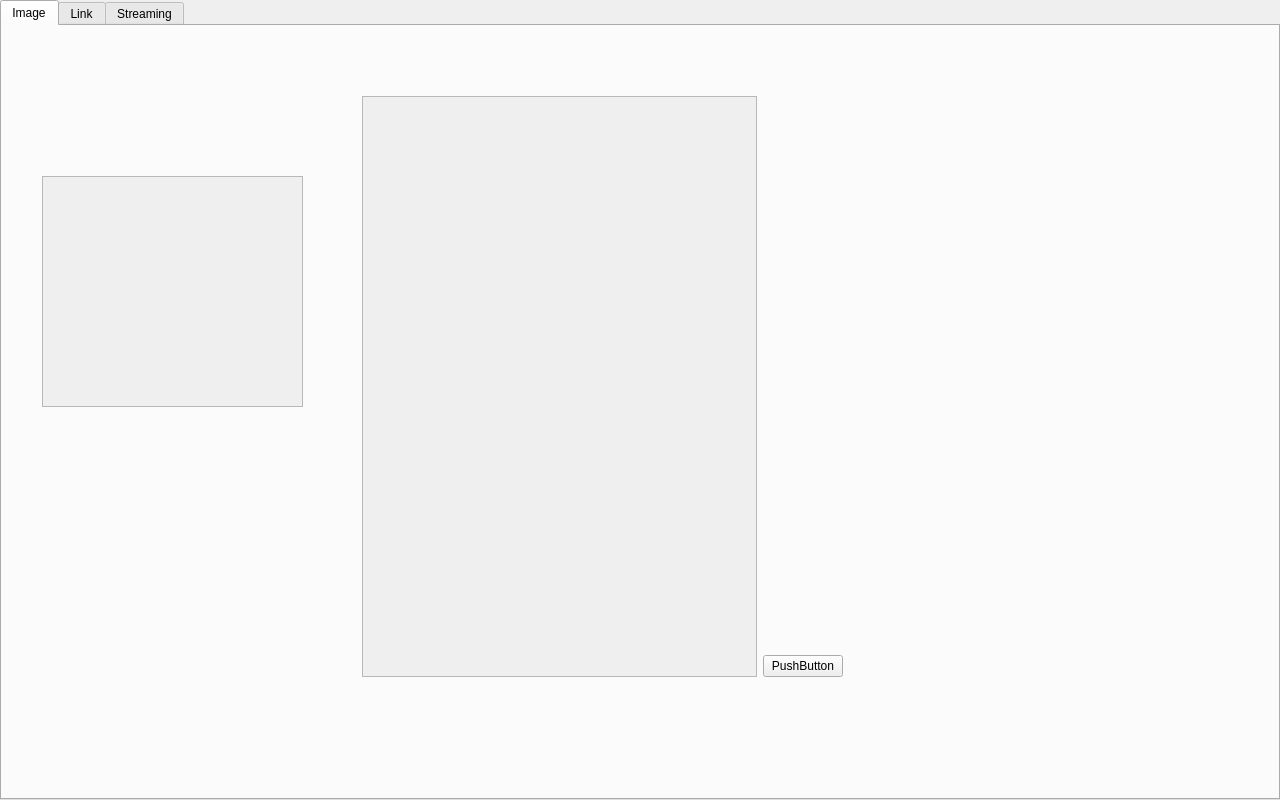
<?xml version="1.0" encoding="UTF-8"?>
<ui version="4.0">
 <class>TabWidget</class>
 <widget class="QTabWidget" name="TabWidget">
  <property name="geometry">
   <rect>
    <x>0</x>
    <y>0</y>
    <width>1280</width>
    <height>800</height>
   </rect>
  </property>
  <property name="windowTitle">
   <string>TabWidget</string>
  </property>
  <property name="currentIndex">
   <number>0</number>
  </property>
  <widget class="QWidget" name="tab">
   <attribute name="title">
    <string>Image</string>
   </attribute>
   <widget class="QScrollArea" name="scrollArea">
    <property name="geometry">
     <rect>
      <x>40</x>
      <y>150</y>
      <width>261</width>
      <height>231</height>
     </rect>
    </property>
    <property name="widgetResizable">
     <bool>true</bool>
    </property>
    <widget class="QWidget" name="scrollAreaWidgetContents">
     <property name="geometry">
      <rect>
       <x>0</x>
       <y>0</y>
       <width>259</width>
       <height>229</height>
      </rect>
     </property>
    </widget>
   </widget>
   <widget class="QWidget" name="">
    <property name="geometry">
     <rect>
      <x>360</x>
      <y>70</y>
      <width>481</width>
      <height>581</height>
     </rect>
    </property>
    <layout class="QGridLayout" name="gridLayout">
     <item row="0" column="0" rowspan="2">
      <widget class="QScrollArea" name="scrollArea_2">
       <property name="widgetResizable">
        <bool>true</bool>
       </property>
       <widget class="QWidget" name="scrollAreaWidgetContents_2">
        <property name="geometry">
         <rect>
          <x>0</x>
          <y>0</y>
          <width>357</width>
          <height>570</height>
         </rect>
        </property>
       </widget>
      </widget>
     </item>
     <item row="0" column="1">
      <spacer name="verticalSpacer">
       <property name="orientation">
        <enum>Qt::Vertical</enum>
       </property>
       <property name="sizeHint" stdset="0">
        <size>
         <width>20</width>
         <height>40</height>
        </size>
       </property>
      </spacer>
     </item>
     <item row="1" column="1">
      <widget class="QPushButton" name="pushButton">
       <property name="text">
        <string>PushButton</string>
       </property>
      </widget>
     </item>
    </layout>
   </widget>
  </widget>
  <widget class="QWidget" name="tab_2">
   <attribute name="title">
    <string>Link</string>
   </attribute>
  </widget>
  <widget class="QWidget" name="tab">
   <attribute name="title">
    <string>Streaming</string>
   </attribute>
  </widget>
 </widget>
 <resources/>
 <connections/>
</ui>
